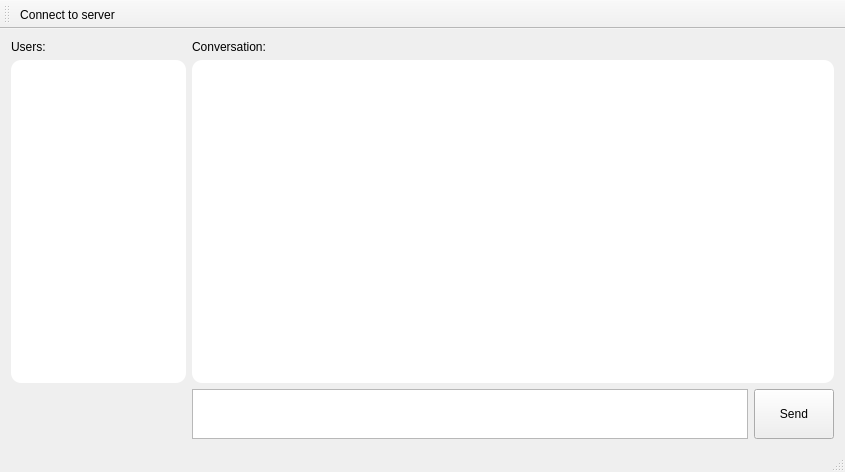
<?xml version="1.0" encoding="UTF-8"?>
<ui version="4.0">
 <class>Application</class>
 <widget class="QMainWindow" name="Application">
  <property name="geometry">
   <rect>
    <x>0</x>
    <y>0</y>
    <width>845</width>
    <height>472</height>
   </rect>
  </property>
  <property name="windowTitle">
   <string>Application</string>
  </property>
  <widget class="QWidget" name="centralWidget">
   <layout class="QGridLayout" name="gridLayout_2">
    <item row="0" column="0">
     <layout class="QGridLayout" name="gridLayout">
      <item row="0" column="0">
       <widget class="QLabel" name="label">
        <property name="text">
         <string>Users:</string>
        </property>
        <property name="alignment">
         <set>Qt::AlignLeading|Qt::AlignLeft|Qt::AlignVCenter</set>
        </property>
       </widget>
      </item>
      <item row="2" column="1">
       <widget class="QTextEdit" name="msgEdit">
        <property name="maximumSize">
         <size>
          <width>16777215</width>
          <height>50</height>
         </size>
        </property>
       </widget>
      </item>
      <item row="1" column="0">
       <widget class="QListView" name="listUsers">
        <property name="maximumSize">
         <size>
          <width>175</width>
          <height>16777215</height>
         </size>
        </property>
        <property name="styleSheet">
         <string notr="true">border-radius: 10px;
background: white;</string>
        </property>
       </widget>
      </item>
      <item row="1" column="1" colspan="3">
       <widget class="QTextBrowser" name="txtConvo">
        <property name="styleSheet">
         <string notr="true">border-radius: 10px;
background: white;</string>
        </property>
       </widget>
      </item>
      <item row="0" column="1">
       <widget class="QLabel" name="label_2">
        <property name="text">
         <string>Conversation:</string>
        </property>
       </widget>
      </item>
      <item row="2" column="2" colspan="2">
       <widget class="QPushButton" name="btnSend">
        <property name="maximumSize">
         <size>
          <width>16777215</width>
          <height>50</height>
         </size>
        </property>
        <property name="styleSheet">
         <string notr="true"/>
        </property>
        <property name="text">
         <string>Send</string>
        </property>
       </widget>
      </item>
     </layout>
    </item>
   </layout>
  </widget>
  <widget class="QMenuBar" name="menuBar">
   <property name="geometry">
    <rect>
     <x>0</x>
     <y>0</y>
     <width>845</width>
     <height>25</height>
    </rect>
   </property>
  </widget>
  <widget class="QToolBar" name="mainToolBar">
   <attribute name="toolBarArea">
    <enum>TopToolBarArea</enum>
   </attribute>
   <attribute name="toolBarBreak">
    <bool>false</bool>
   </attribute>
   <addaction name="actionConnect_to_server"/>
  </widget>
  <widget class="QStatusBar" name="statusBar"/>
  <action name="actionConnect_to_server">
   <property name="text">
    <string>Connect to server</string>
   </property>
  </action>
 </widget>
 <layoutdefault spacing="6" margin="11"/>
 <resources/>
 <connections/>
</ui>
